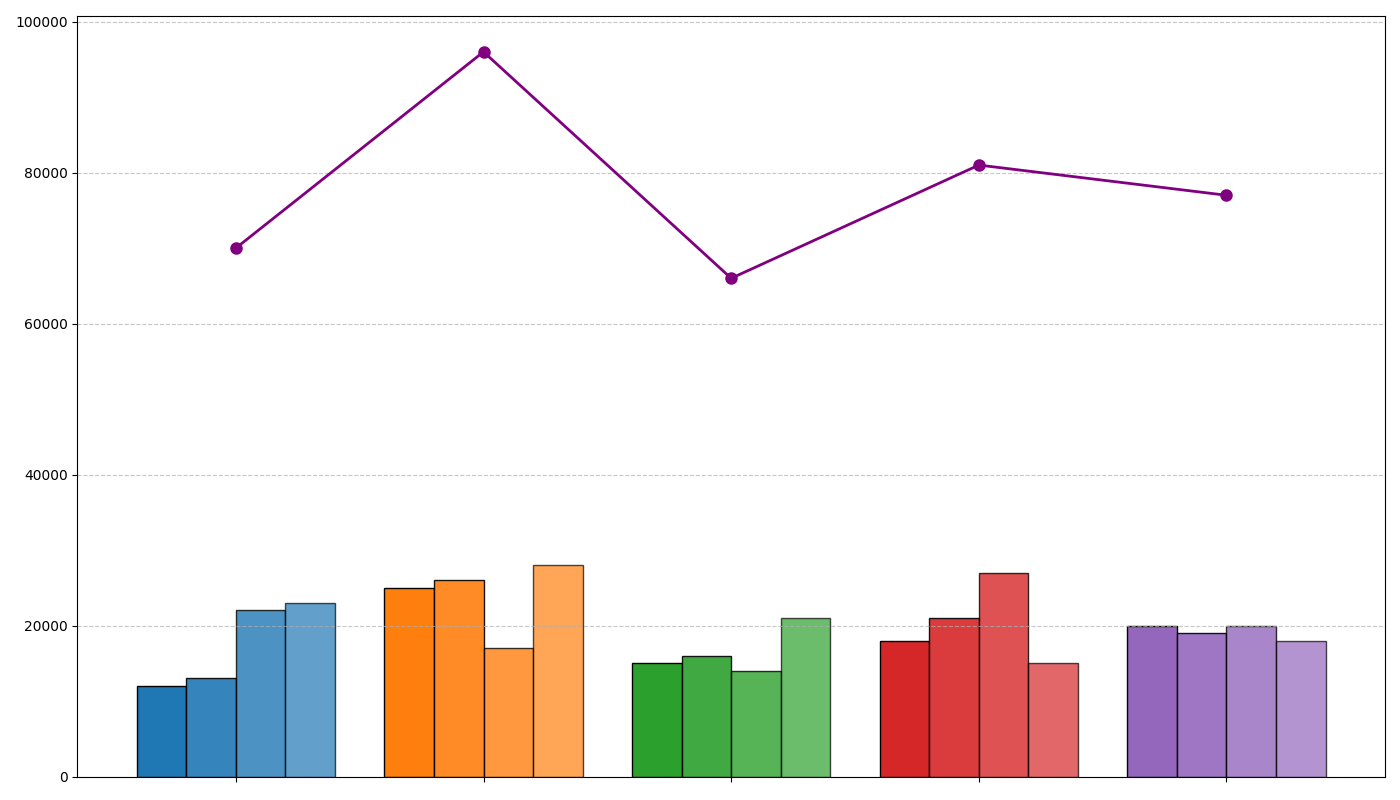

Write Python code to recreate this figure.
import matplotlib.pyplot as plt
import numpy as np

campaigns = ['Social Media', 'TV Ads', 'Email Marketing', 'Billboards', 'Trade Shows']

Q1_sales = np.array([12000, 25000, 15000, 18000, 20000])
Q2_sales = np.array([13000, 26000, 16000, 21000, 19000])
Q3_sales = np.array([22000, 17000, 14000, 27000, 20000])
Q4_sales = np.array([23000, 28000, 21000, 15000, 18000])

total_sales = Q1_sales + Q2_sales + Q3_sales + Q4_sales

colors_campaigns = ['#1f77b4', '#ff7f0e', '#2ca02c', '#d62728', '#9467bd']

fig, ax = plt.subplots(figsize=(14, 8))

bar_width = 0.2
positions = np.arange(len(campaigns))

bars_Q1 = ax.bar(positions - 1.5*bar_width, Q1_sales, width=bar_width, color=colors_campaigns, edgecolor='black')
bars_Q2 = ax.bar(positions - 0.5*bar_width, Q2_sales, width=bar_width, color=colors_campaigns, edgecolor='black', alpha=0.9)
bars_Q3 = ax.bar(positions + 0.5*bar_width, Q3_sales, width=bar_width, color=colors_campaigns, edgecolor='black', alpha=0.8)
bars_Q4 = ax.bar(positions + 1.5*bar_width, Q4_sales, width=bar_width, color=colors_campaigns, edgecolor='black', alpha=0.7)

total_positions = np.arange(len(campaigns))
ax.plot(total_positions, total_sales, color='purple', marker='o', linestyle='-', linewidth=2, markersize=8)

ax.set_xticks(positions)
ax.set_xticklabels([])
ax.yaxis.grid(True, linestyle='--', alpha=0.7)

plt.tight_layout()
plt.show()
